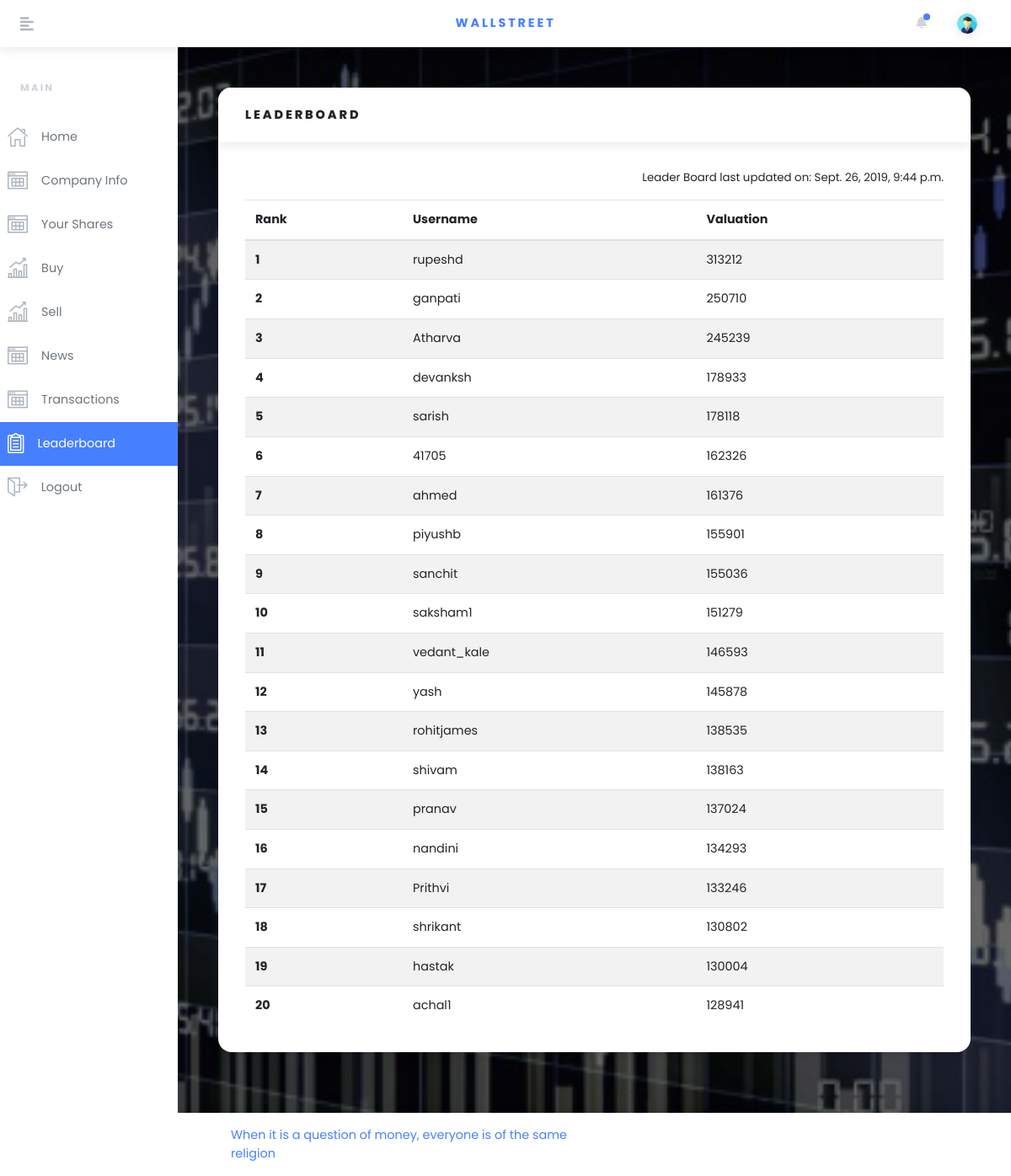
Page /leaderboard/ (signed in) on the committed database.
### bazaar/models.py (models this page shows, shortened)
class Global(models.Model):
    sensex = models.FloatField(default=0)
    spread = models.IntegerField(default=0)
    LiveText = models.CharField(max_length=100)
    LeaderboardSize = models.IntegerField(default=100)
    LeaderBoardUpdateTime = models.DateTimeField(default=datetime.now)
    bidRangePercent = models.IntegerField(default=10, validators=[
        MaxValueValidator(100),
        MinValueValidator(1)
    ])
    registrationKey = models.CharField(max_length=20, default="abcde")
    startStopMarket = models.BooleanField(default=True)  # True => start, False => Stop
    startNews = models.BooleanField(default=False)
    NewsCounter = models.IntegerField(default=0)

class LeaderBoard(models.Model):
    profile = models.ForeignKey(Profile, on_delete=models.CASCADE)

class Profile(models.Model):
    user = models.OneToOneField(User, on_delete=models.CASCADE)  # Extending User Model
    rank = models.IntegerField(default=-1)  # Rank of the user
    numberOfShares = models.IntegerField(default=0)  # Number of shares owned by the user
    cash = models.IntegerField(default=200000)  # Cash remaining
    netWorth = models.IntegerField(default=0)  # Users networth; Required for leaderboard;

### bazaar/views.py (the view)
# urls.py: path('leaderboard/', views.LeaderBoardView.as_view(), name='leaderboard'),
class LeaderBoardView(View):
    template = 'bazaar/leaderboard.html'
    def get(self, request):
        profile = Profile.objects.filter(user=User.objects.get(username=request.user)).first()
        g = Global.objects.filter(pk=1).first()
        sensex = g.sensex
        leaderboard = LeaderBoard.objects.all()
        update_time = g.LeaderBoardUpdateTime
        context = {"profile": profile, "sensex": sensex, "leaderboard": leaderboard, "update_time": update_time}
        return render(request, self.template, context)

### bazaar/templates/bazaar/leaderboard.html (shortened to what this page needs)
{%load static%}
<!DOCTYPE html>
<html>
  <head>
    <link rel="stylesheet" href="{% static 'bazaar/vendor/bootstrap/css/bootstrap.min.css'%}">
    <link rel="stylesheet" href="https://use.fontawesome.com/releases/v5.3.1/css/all.css">
    <link rel="stylesheet" href="{% static 'bazaar/css/orionicons.css'%}">
    <link rel="stylesheet" href="{% static 'bazaar/css/style.default.css'%}" id="theme-stylesheet">
    <link rel="stylesheet" href="{% static 'bazaar/css/custom.css'%}">
  </head>
  <body onload="start()">
    <header class="header">
      <nav class="navbar navbar-expand-lg px-4 py-2 bg-white shadow"><a href="#" class="sidebar-toggler text-gray-500 mr-4 mr-lg-5 lead"><i class="fas fa-align-left"></i></a><a href="#" class="navbar-brand font-weight-bold text-uppercase text-base">Wallstreet</a>
        <ul class="ml-auto d-flex align-items-center list-unstyled mb-0">
          <li class="nav-item dropdown mr-3"><a id="notifications" href="http://example.com" data-toggle="dropdown" aria-haspopup="true" aria-expanded="false" class="nav-link dropdown-toggle text-gray-400 px-1"><i class="fa fa-bell"></i><span class="notification-icon"></span></a>
          </li>
          <li class="nav-item dropdown ml-auto"><a id="userInfo" href="http://example.com" data-toggle="dropdown" aria-haspopup="true" aria-expanded="false" class="nav-link dropdown-toggle"><img src="{% static 'bazaar/img/navLogo.png' %}" alt="Jason Doe" style="max-width: 1.5rem;" class="img-fluid rounded-circle shadow"></a>
          </li>
        </ul>
      </nav>
    </header>
    <div class="d-flex align-items-stretch">
      <div id="sidebar" class="sidebar py-3">
        <div class="text-gray-400 text-uppercase px-3 px-lg-4 py-4 font-weight-bold small headings-font-family">MAIN</div>
        <ul class="sidebar-menu list-unstyled" style="margin-left:-15px;">
              <li class="sidebar-list-item"><a href="{%url 'bazaar:index' %}" class="sidebar-link text-muted"><i class="o-home-1 mr-3 text-gray"></i><span>Home</span></a></li>
              <li class="sidebar-list-item"><a href="{% static 'bazaar/Wallstreet_Portfolios.pdf' %}" class="sidebar-link text-muted"><i class="o-table-content-1 mr-3 text-gray"></i><span>Company Info</span></a></li>
              <li class="sidebar-list-item"><a href="../#sectionMyShares" class="sidebar-link text-muted"><i class="o-table-content-1 mr-3 text-gray"></i><span>Your Shares</span></a></li>
              <li class="sidebar-list-item"><a href="{%url 'bazaar:buy' %}" class="sidebar-link text-muted"><i class="o-sales-up-1 mr-3 text-gray"></i><span>Buy</span></a></li>
              <li class="sidebar-list-item"><a href="{%url 'bazaar:sell' %}" class="sidebar-link text-muted"><i class="o-sales-up-1 mr-3 text-gray"></i><span>Sell</span></a></li>
              <li class="sidebar-list-item"><a href="{%url 'bazaar:news' %}" class="sidebar-link text-muted"><i class="o-table-content-1 mr-3 text-gray"></i><span>News</span></a></li>
              <li class="sidebar-list-item"><a href="{%url 'bazaar:transactions' %}" class="sidebar-link text-muted"><i class="o-table-content-1 mr-3 text-gray"></i><span>Transactions</span></a></li>
              <li class="sidebar-list-item"><a href="{%url 'bazaar:leaderboard' %}" class="sidebar-link text-muted active"><i class="o-survey-1 mr-3 text-gray"></i><span>Leaderboard</span></a></li>
              <li class="sidebar-list-item"><a href="{%url 'bazaar:logoff'%}" class="sidebar-link text-muted"><i class="o-exit-1 mr-3 text-gray"></i><span>Logout</span></a></li>
        </ul>
      </div>
      <div class="page-holder w-100 d-flex flex-wrap">
        <div class="container-fluid px-xl-5">
          <section class="py-5">
            <div class="row">
              <div class="col-lg-12 mb-4">
                <div class="card">
                  <div class="card-header">
                    <h6 class="text-uppercase mb-0">Leaderboard</h6>
                  </div>
                  <div class="card-body">
                    <p style="text-align:right; font-size:10pt">Leader Board last updated on: {{update_time}}</p>
                    <div class="table-responsive">
                    <table class="table table-striped table-hover card-text " style="">
                      <thead>
                        <tr>
                          <th>Rank</th>
                          <th>Username</th>
                          <th>Valuation</th>
                        </tr>
                      </thead>
                      <tbody>
                      {% for leaderboardentry in leaderboard %}
                      <tr>
                        <th scope="row">{{ leaderboardentry.profile.rank }}</th>
                        <td>{{ leaderboardentry.profile.user.username }}</td>
                        <td>{{ leaderboardentry.profile.netWorth }}</td>
                      </tr>
                      {% endfor %}
                      </tbody>
                    </table>
                    </div>
                  </div>
                </div>
              </div>
            </div>
          </section>
        </div>
        <footer class="footer bg-white shadow align-self-end py-3 px-xl-5 w-100">
          <div class="container-fluid">
            <div class="row">
              <div class="col-md-6 text-center text-md-left text-primary">
                <p class="mb-2 mb-md-0">When it is a question of money, everyone is of the same religion</p>
              </div>
            </div>
          </div>
        </footer>
      </div>
    </div>

### rows in the picture
Global: LeaderBoardUpdateTime "Sept. 26, 2019, 9:44 p.m."
LeaderBoard: profile.rank "1", profile.user.username "rupeshd", profile.netWorth "313212"
LeaderBoard: profile.rank "2", profile.user.username "ganpati", profile.netWorth "250710"
LeaderBoard: profile.rank "3", profile.user.username "Atharva", profile.netWorth "245239"
LeaderBoard: profile.rank "4", profile.user.username "devanksh", profile.netWorth "178933"
LeaderBoard: profile.rank "5", profile.user.username "sarish", profile.netWorth "178118"
LeaderBoard: profile.rank "6", profile.user.username "41705", profile.netWorth "162326"
LeaderBoard: profile.rank "7", profile.user.username "ahmed", profile.netWorth "161376"
LeaderBoard: profile.rank "8", profile.user.username "piyushb", profile.netWorth "155901"
LeaderBoard: profile.rank "9", profile.user.username "sanchit", profile.netWorth "155036"
LeaderBoard: profile.rank "10", profile.user.username "saksham1", profile.netWorth "151279"
LeaderBoard: profile.rank "11", profile.user.username "vedant_kale", profile.netWorth "146593"
LeaderBoard: profile.rank "12", profile.user.username "yash", profile.netWorth "145878"
LeaderBoard: profile.rank "13", profile.user.username "rohitjames", profile.netWorth "138535"
LeaderBoard: profile.rank "14", profile.user.username "shivam", profile.netWorth "138163"
LeaderBoard: profile.rank "15", profile.user.username "pranav", profile.netWorth "137024"
LeaderBoard: profile.rank "16", profile.user.username "nandini", profile.netWorth "134293"
LeaderBoard: profile.rank "17", profile.user.username "Prithvi", profile.netWorth "133246"
LeaderBoard: profile.rank "18", profile.user.username "shrikant", profile.netWorth "130802"
LeaderBoard: profile.rank "19", profile.user.username "hastak", profile.netWorth "130004"
LeaderBoard: profile.rank "20", profile.user.username "achal1", profile.netWorth "128941"
